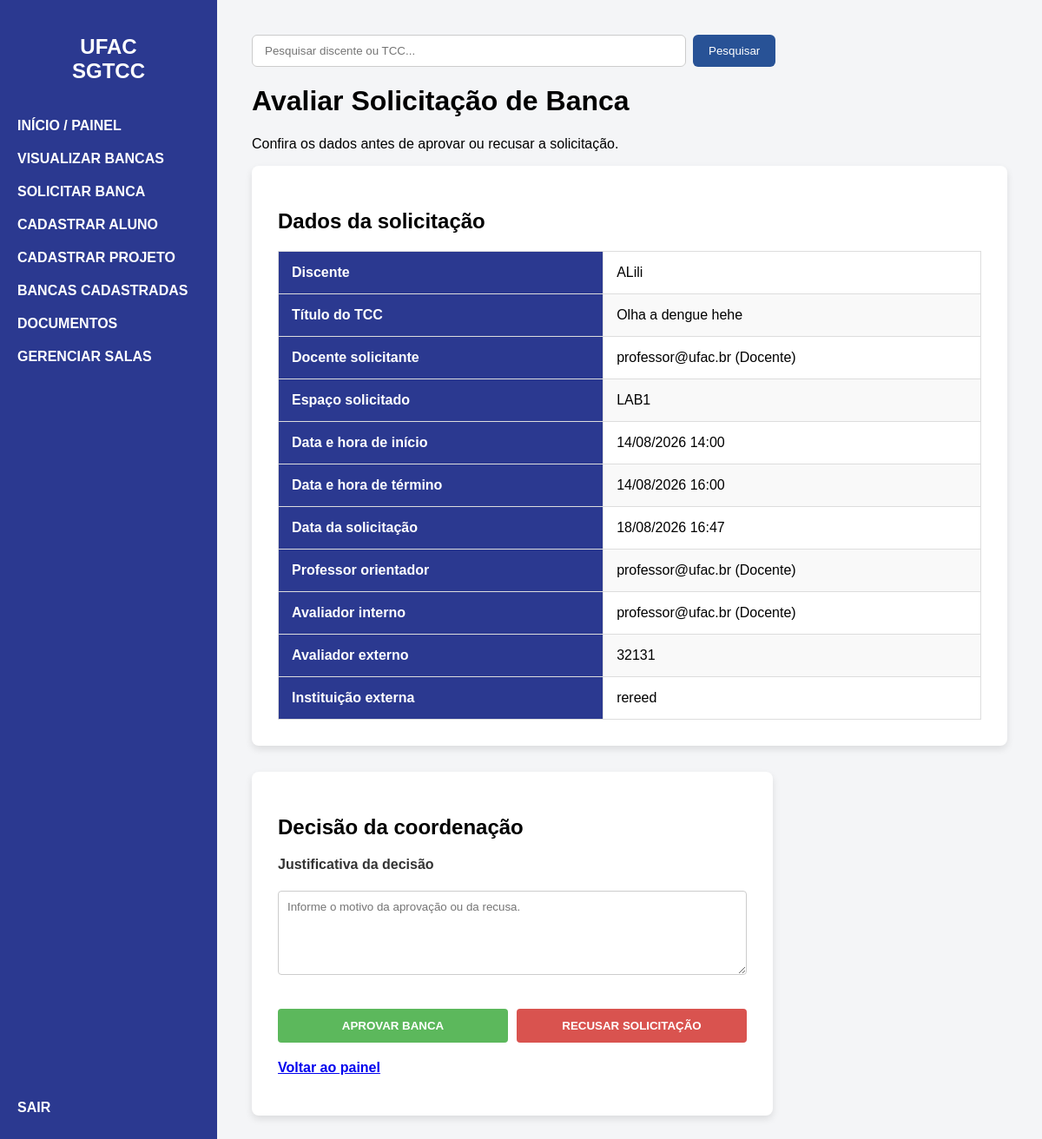
Page /avaliar/7/ (signed in) on the earlier database version.
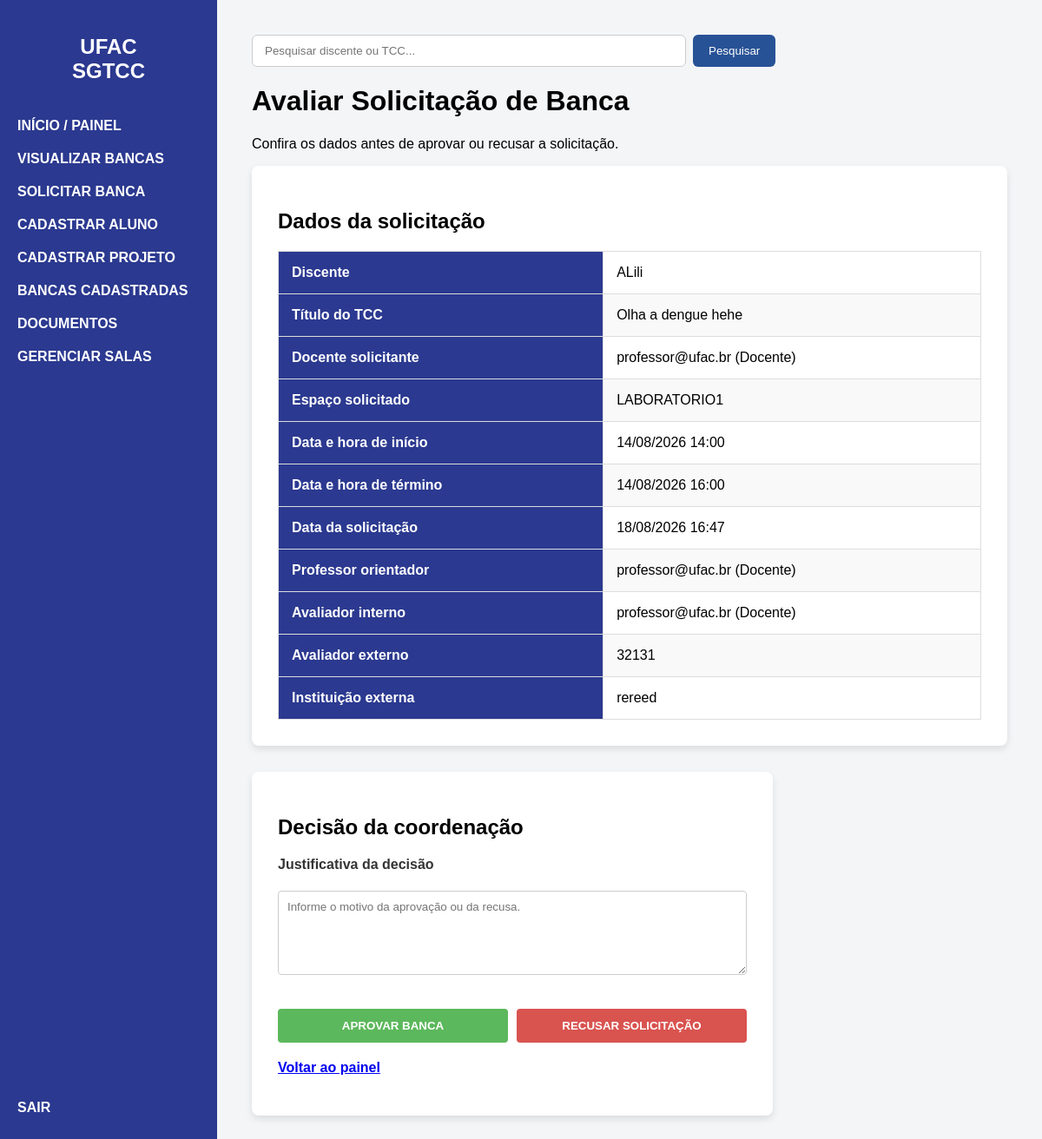
Same page on the later database version.
### bancasapp/models.py (models this page shows, shortened)
class SolicitacaoAgendamento(models.Model):
    STATUS_SOLICITACAO = (
        ('EM_ANÁLISE', 'Em Análise'),
        ('APROVADA', 'Aprovada'),
        ('RECUSADA', 'Recusada'),
    )
    usuario_solicitante = models.ForeignKey(
        pUsuario,
        on_delete=models.CASCADE,
        related_name='solicitacoes_enviadas'
    )
    projeto_tcc = models.ForeignKey(
        ProjetoTCC,
        on_delete=models.CASCADE
    )
    espaco = models.ForeignKey(
        EspacoFisico,
        on_delete=models.PROTECT
    )
    opcao_data_inicio = models.DateTimeField()
    opcao_data_fim = models.DateTimeField()
    status = models.CharField(
        max_length=15,
        choices=STATUS_SOLICITACAO,
        default='EM_ANÁLISE'
    )
    data_solicitacao = models.DateTimeField(
        default=timezone.now,
        editable=False
    )
    data_decisao = models.DateTimeField(
        null=True,
        blank=True,
        editable=False
    )
    decidida_por = models.ForeignKey(
        User,
        on_delete=models.SET_NULL,
        null=True,
        blank=True,
        related_name='solicitacoes_decididas',
        editable=False
    )
    motivo_decisao = models.TextField(
        blank=True
    )

class EspacoFisico(models.Model):
    nome = models.CharField(
        max_length=255
    )
    ativo = models.BooleanField(
        default=True
    )
    class Meta:
        ordering = ['nome']
        verbose_name = 'Espaço físico'
        verbose_name_plural = 'Espaços físicos'

class ProjetoTCC(models.Model):
    STATUS_TIPO = (
        ('EM_ANÁLISE', 'Em Análise'),
        ('APROVADO', 'Aprovado'),
        ('RECUSADA', 'Recusada'),
    )
    titulo = models.CharField(max_length=255)
    resumo = models.TextField()
    semestre_letivo = models.CharField(max_length=6)
    discente = models.ForeignKey(Discente, on_delete=models.CASCADE)
    status = models.CharField(max_length=15, choices=STATUS_TIPO, default='EM_ANÁLISE')

class Discente(models.Model):
    nome = models.CharField(max_length=255)
    matricula = models.CharField(max_length=11, unique=True)

class pUsuario(models.Model):
    Tipos_Perfil = (
        ('COORDENACAO', 'Coordenação'),
        ('DOCENTE', 'Docente'),
    )
    usuario = models.OneToOneField(User, on_delete=models.CASCADE)
    perfil = models.CharField(max_length=15, choices=Tipos_Perfil)
    def __str__(self):
        nome_exibicao = self.usuario.get_full_name()
        if not nome_exibicao:
            nome_exibicao = self.usuario.username
        return f"{nome_exibicao} ({self.get_perfil_display()})"

### bancasapp/views.py (the view)
# urls.py: path('avaliar/<int:solicitacao_id>/', views.avaliar_solicitacao, name='avaliar_solicitacao'),
@coordenacao_required
def avaliar_solicitacao(request, solicitacao_id):
    solicitacao = get_object_or_404(
        SolicitacaoAgendamento.objects.select_related(
            'projeto_tcc',
            'projeto_tcc__discente',
            'espaco',
            'usuario_solicitante',
            'usuario_solicitante__usuario',
        ),
        pk=solicitacao_id
    )
    composicao = ComposicaoBanca.objects.select_related(
        'orientador__usuario',
        'avaliador_interno__usuario',
    ).filter(
        projeto_tcc=solicitacao.projeto_tcc
    ).first()
    if solicitacao.status != 'EM_ANÁLISE':
        messages.warning(
            request,
            'Esta solicitação já foi avaliada pela coordenação.'
        )
        return redirect('dashboard')
    if request.method == 'POST':
        form = AvaliacaoSolicitacaoForm(request.POST)
        acao = request.POST.get('acao')
        if acao not in ['aprovar', 'recusar']:
            messages.error(
                request,
                'Ação de avaliação inválida.'
            )
        elif acao == 'aprovar' and composicao is None:
            messages.error(
                request,
                'Não é possível aprovar: a composição da banca não foi encontrada.'
            )
        elif form.is_valid():
            with transaction.atomic():
                solicitacao_bloqueada = get_object_or_404(
                    SolicitacaoAgendamento.objects.select_for_update().select_related(
                        'projeto_tcc'
                    ),
                    pk=solicitacao_id
                )
                if solicitacao_bloqueada.status != 'EM_ANÁLISE':
                    messages.warning(
                        request,
                        'Esta solicitação já foi avaliada.'
                    )
                    return redirect('dashboard')
                motivo = form.cleaned_data['motivo_decisao']
                solicitacao_bloqueada.motivo_decisao = motivo
                solicitacao_bloqueada.data_decisao = timezone.now()
                solicitacao_bloqueada.decidida_por = request.user
                projeto = solicitacao_bloqueada.projeto_tcc
                if acao == 'aprovar':
                    solicitacao_bloqueada.status = 'APROVADA'
                    projeto.status = 'APROVADO'
                    BancaTCC.objects.create(
                        projeto_tcc=projeto,
                        espaco=solicitacao_bloqueada.espaco,
                        data_horario_inicio=(
                            solicitacao_bloqueada.opcao_data_inicio
                        ),
                        data_horario_fim=(
                            solicitacao_bloqueada.opcao_data_fim
                        ),
                    )
                    mensagem_final = (
                        f'A banca "{projeto.titulo}" foi aprovada com sucesso.'
                    )
                else:
                    solicitacao_bloqueada.status = 'RECUSADA'
                    projeto.status = 'RECUSADA'
                    mensagem_final = (
                        f'A banca "{projeto.titulo}" foi recusada.'
                    )
                projeto.save(
                    update_fields=['status']
                )
                solicitacao_bloqueada.save(
                    update_fields=[
                        'status',
                        'motivo_decisao',
                        'data_decisao',
                        'decidida_por',
                    ]
                )
            if acao == 'aprovar':
                messages.success(
                    request,
                    mensagem_final
                )
            else:
                messages.warning(
                    request,
                    mensagem_final
                )
            return redirect('dashboard')
    else:
        form = AvaliacaoSolicitacaoForm()
    contexto = {
        'solicitacao': solicitacao,
        'composicao': composicao,
        'form': form,
    }
    return render(
        request,
        'avaliar_solicitacao.html',
        contexto
    )

### bancasapp/forms.py
class AvaliacaoSolicitacaoForm(forms.Form):
    motivo_decisao = forms.CharField(
        label='Justificativa da decisão',
        required=True,
        widget=forms.Textarea(
            attrs={
                'class': 'form-input',
                'rows': 5,
                'placeholder': (
                    'Informe o motivo da aprovação ou da recusa.'
                ),
            }
        ),
        error_messages={
            'required': (
                'Informe uma justificativa antes de concluir a avaliação.'
            ),
        }
    )

### bancasapp/permissions.py (called while the page is built)
def usuario_e_coordenacao(user):
    if not user.is_authenticated:
        return False
    return (
        user.is_superuser
        or pUsuario.objects.filter(
            usuario=user,
            perfil='COORDENACAO'
        ).exists()
    )

### templates/avaliar_solicitacao.html (shortened to what the changed rows need)
{% extends 'base.html' %}
{% block content %}
<div class="dashboard-header">
    <h1>Avaliar Solicitação de Banca</h1>
</div>
<div class="table-container">
    <h2>Dados da solicitação</h2>
    <table>
        <tbody>
            <tr>
                <th>Discente</th>
                <td>
                    {{ solicitacao.projeto_tcc.discente.nome }}
                </td>
            </tr>
            <tr>
                <th>Título do TCC</th>
                <td>
                    {{ solicitacao.projeto_tcc.titulo }}
                </td>
            </tr>
            <tr>
                <th>Docente solicitante</th>
                <td>
                    {{ solicitacao.usuario_solicitante }}
                </td>
            </tr>
            <tr>
                <th>Espaço solicitado</th>
                <td>
                    {{ solicitacao.espaco.nome }}
                </td>
            </tr>
            <tr>
                <th>Data e hora de início</th>
                <td>
                    {{ solicitacao.opcao_data_inicio|date:"d/m/Y H:i" }}
                </td>
            </tr>
            <tr>
                <th>Data e hora de término</th>
                <td>
                    {{ solicitacao.opcao_data_fim|date:"d/m/Y H:i" }}
                </td>
            </tr>
            <tr>
                <th>Data da solicitação</th>
                <td>
                    {{ solicitacao.data_solicitacao|date:"d/m/Y H:i" }}
                </td>
            </tr>
            {% if composicao %}
                <tr>
                    <th>Professor orientador</th>
                </tr>
                <tr>
                    <th>Avaliador interno</th>
                </tr>
                {% if composicao.nome_avaliador_externo %}
                    <tr>
                        <th>Avaliador externo</th>
                    </tr>
                {% endif %}
                {% if composicao.instituicao_avaliador_externo %}
                    <tr>
                        <th>Instituição externa</th>
                    </tr>
                {% endif %}
            {% endif %}
        </tbody>
    </table>
</div>
<div class="form-container" style="margin-top: 30px;">
    <h2>Decisão da coordenação</h2>
</div>
{% endblock %}

Differences in the rows shown:
changed through a linked row, SolicitacaoAgendamento "ALili": espaco.nome "LAB1" → "LABORATORIO1"
